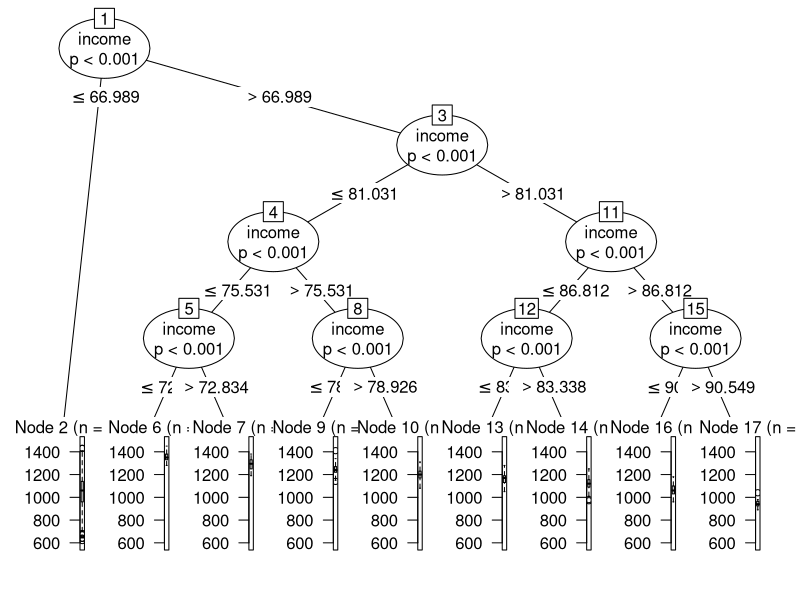
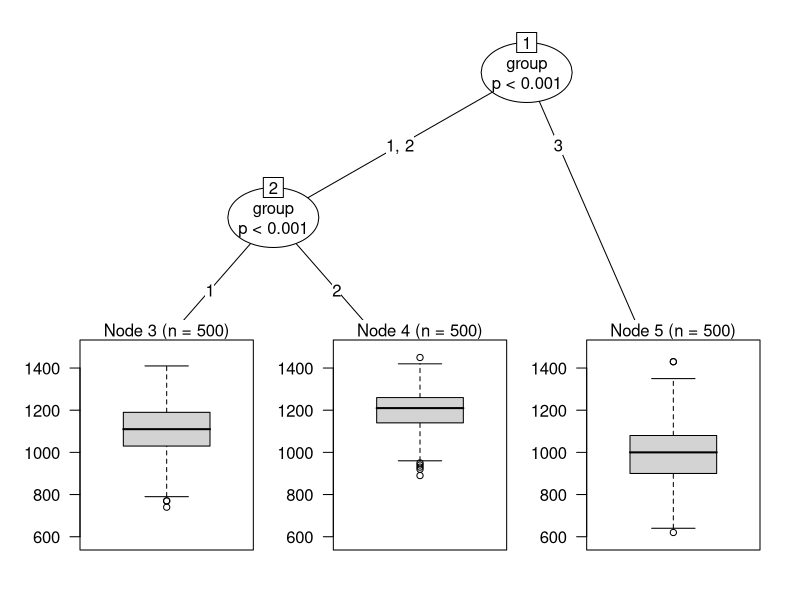
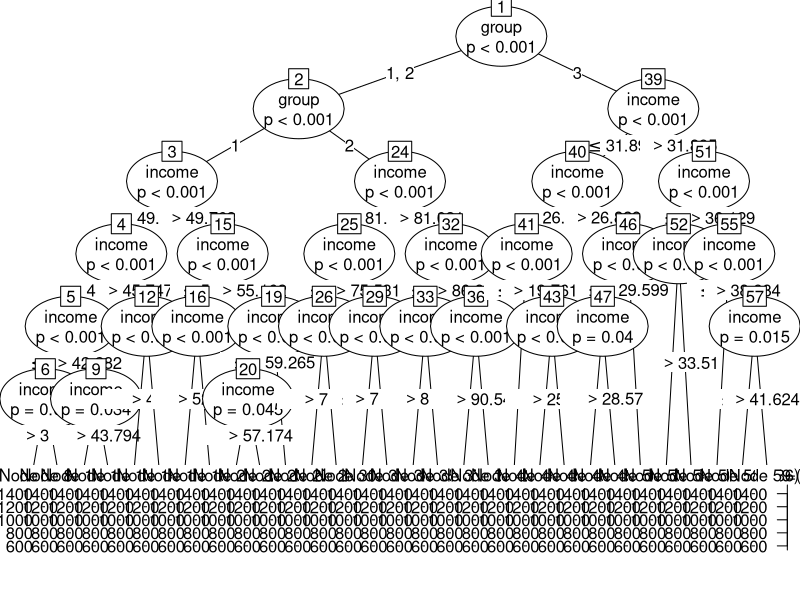
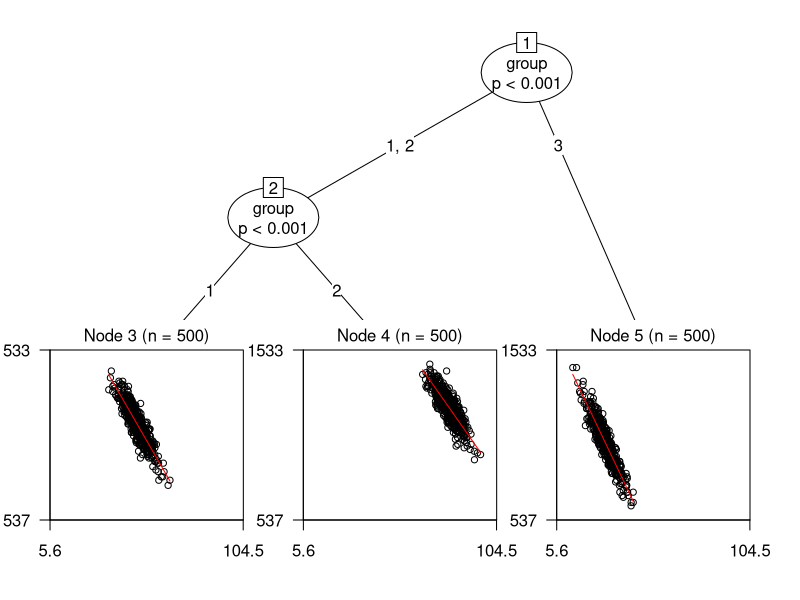
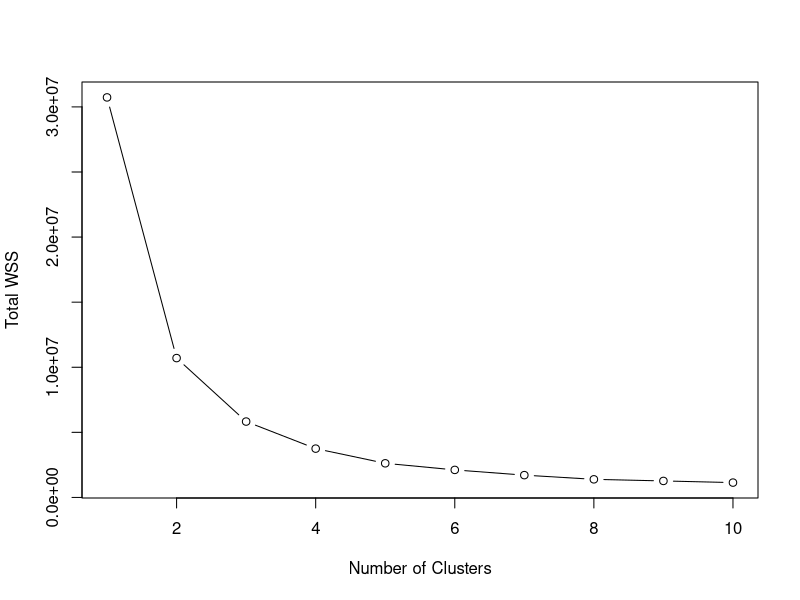
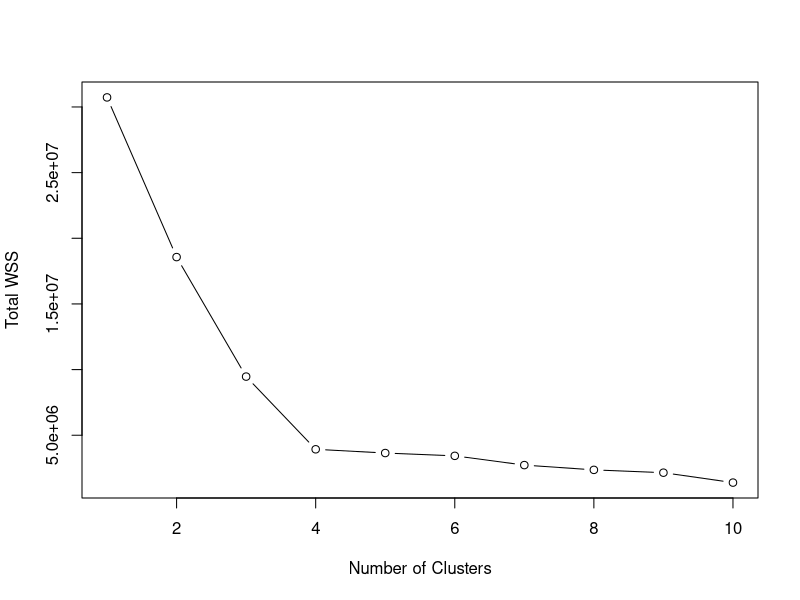
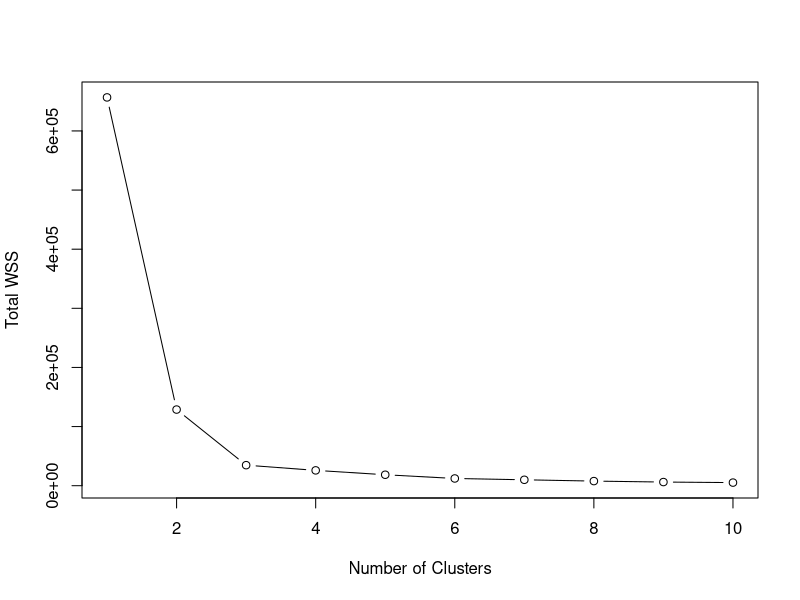
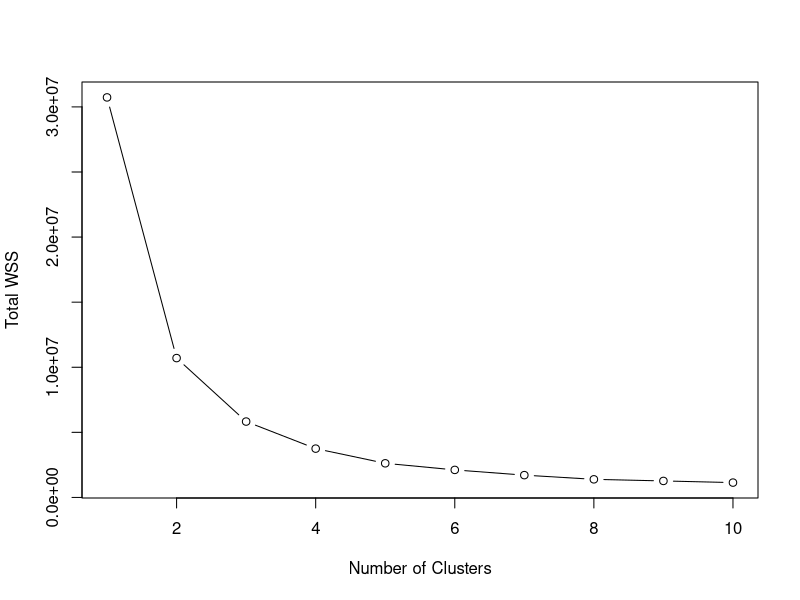

Recreate these plots in R, in order.
# libraries
rm(list=ls())
library(data.table)
library(ggplot2)
library(lmtest)
library(forecast)
library(partykit)

# data generation
n <- 500
set.seed(75080)

z   <- rnorm(n)
w   <- rnorm(n)
x   <- 5*z+50
y   <- -100*z+1100+50*w
y   <- 10*round(y/10)
y   <- ifelse(y<200,200,y)
y   <- ifelse(y>1600,1600,y)
dt1 <- data.table('id'=1:500,'sat'=y,'income'=x,'group'=rep(1,n))

z   <- rnorm(n)
w   <- rnorm(n)
x   <- 5*z+80
y   <- -80*z+1200+50*w
y   <- 10*round(y/10)
y   <- ifelse(y<200,200,y)
y   <- ifelse(y>1600,1600,y)
dt2 <- data.table('id'=501:1000,'sat'=y,'income'=x,'group'=rep(2,n))

z   <- rnorm(n)
w   <- rnorm(n)
x   <- 5*z+30
y   <- -120*z+1000+50*w
y   <- 10*round(y/10)
y   <- ifelse(y<200,200,y)
y   <- ifelse(y>1600,1600,y)
dt3 <- data.table('id'=1001:1500,'sat'=y,'income'=x,'group'=rep(3,n))

dtable <- merge(dt1,dt2,all=TRUE)
dtable <- merge(dtable,dt3,all=TRUE)

# kmeans.wss function
kmeans.wss <- function(data,kmax,seed=75080) {
  wss <- rep(NA,kmax)
  for (i in 1:kmax) { 
    set.seed(seed)
    wss[i] <- kmeans(data,centers=i,nstart=10,iter.max=50)$tot.withinss
  }
  return(wss)
}

# hclust.wss function
hclust.wss <- function(data,kmax) {
  wss <- rep(NA,kmax)
  for (i in 1:kmax) {
    clust <- cutree(hclust(dist(data)),i)
    means <- data[,lapply(.SD,mean),by=clust]
    diffs <- data-means[clust,2:(ncol(data)+1)]
    wss[i]<- sum(diffs^2)
  }
  return(wss)
}

# plot.wss function
plot.wss <- function(wss) {
  plot(1:NROW(wss),wss,type='b',xlab='Number of Clusters',ylab='Total WSS')
}

# eratio.wss function
eratio.wss <- function(wss) {
  n <- NROW(wss)
  dss <- -diff(wss)
  dss <- c(wss[1]/log(n),dss)
  erat <- dss[1:(n-1)]/dss[2:n]
  gss <- log(1+dss/wss)
  grat <- gss[1:(n-1)]/gss[2:n]
  return(c(which.max(erat),which.max(grat)))
}

## Question 2 - pooled & within models
dtable$group <- as.factor(dtable$group)
pooled <- lm(sat~income,data=dtable)           # pooled model
within <- lm(sat~income+group-1,data=dtable)   # within model
model1 <- lm(sat~income,data=dtable[group==1]) # group1 model
model2 <- lm(sat~income,data=dtable[group==1]) # group2 model
model3 <- lm(sat~income,data=dtable[group==1]) # group3 model

summary(model1) # sat = 2095.34 - 19.85*income
summary(model2) # sat = 2505.12 - 16.33*income
summary(model3) # sat = 1722.48 - 24.03*income
summary(pooled) # sat = 950.891 + 2.792*income
summary(within) # sat = 000.000 - 20.17*income + 2111.26*group1 + 2812.18*group2 + 1605.30*group3

## Question 3 - recursive partition
rpart1 <- ctree(sat~income,data=dtable) # recursive partition with income
rpart2 <- ctree(sat~group,data=dtable)  # recursive partition with groups
rpart3 <- ctree(sat~income+group,data=dtable) # with both income & groups

plot(rpart1) # inner nodes = 08 and terminal nodes = 09
plot(rpart2) # inner nodes = 02 and terminal nodes = 03
plot(rpart3) # inner nodes = 29 and terminal nodes = 30

## Question 4 - glmtree model
tree <- glmtree(sat~income|group,data=dtable) # glmtree model
plot(tree) # got same results obtained in fixed effects model

## Question 5 - kmeans without scaling
xtable <- data.table('sat'=dtable$sat,'income'=dtable$income) # extracting sat and income variables
xmeans <- dtable[,lapply(.SD,mean),by=group,.SDcols=2:3] # finding actual centers of both variables

kwss <- kmeans.wss(xtable,kmax=10)
plot.wss(kwss) # Elbow plot of Total WSS
eratio.wss(kwss) # Optimal clusters is 2

kmodel <- kmeans(xtable,centers=2,nstart=10,iter.max=50)
kgroup <- kmodel$cluster
table(kgroup) # Cluster Size
kmodel$centers # Centers for K-means
xmeans # Actual centers of variables
table(kgroup,dtable$group)/500 # rough split: group1 = 60/40, group2 = 90/10, group3 = 25/75

## Question 6 - hierarchical cluster without scaling
hwss <- hclust.wss(xtable,kmax=10)
plot.wss(hwss) # Elbow plot of Total WSS
eratio.wss(hwss) # Optimal Clusters is 4

hmodel <- hclust(dist(xtable))
hgroup <- cutree(hmodel,4)
table(hgroup) # Cluster Size
table(hgroup,dtable$group)/500 # rough split: group1 = 45/35/15/5, group2 = 55/5/40/0, group3 = 20/50/5/25

## Question 7 - new models with clusters as groups
xtable$kgroup <- as.factor(kgroup) # Adding kgroup
xtable$hgroup <- as.factor(hgroup) # Adding hgroup
table(xtable$kgroup,xtable$hgroup) # Two-Way table

pooled_k <- lm(sat~income,data=xtable)          # K-means pooled
within_k <- lm(sat~income+kgroup-1,data=xtable) # K-means within
pooled_h <- lm(sat~income,data=xtable)          # H-clust pooled
within_h <- lm(sat~income+hgroup-1,data=xtable) # H-clust within

summary(pooled_k) # sat = 950.891 + 2.792*income
summary(pooled_h) # sat = 950.891 + 2.792*income
summary(within_k) # sat = 000.000 + 0.735*income + 1155*kgroup1 + 934*kgroup2
summary(within_h) # sat = 000.000 + 0.139*income + 1140*hgroup1 + 997*hgroup2 + 1272*hgroup3 + 826*hgroup4

## Question 8 - kmeans using only income
kwss1 <- kmeans.wss(xtable$income,kmax=10)
plot.wss(kwss1) # Elbow plot of Total WSS
eratio.wss(kwss1) # Optimal clusters is 3

kmodel1 <- kmeans(xtable,centers=3,nstart=10,iter.max=50)
table(kmodel1$cluster) # Cluster Size
kmodel1$centers # Centers for K-means
xmeans # Actual centers for variables
table(kmodel1$cluster,dtable$group)/500 # accuracy: cluster1 = 48%, cluster2 = 71%, cluster3 = 47%

## Question 9 - kmeans with scaling
kwss2 <- kmeans.wss(xtable[,.(sat,income)],kmax=10)
plot.wss(kwss2) # Elbow plot of Total WSS
eratio.wss(kwss2) # Optimal clusters is 3

kmodel2 <- kmeans(scale(xtable[,.(sat,income)]),centers=3,nstart=10,iter.max=50)
table(kmodel2$cluster) # Cluster Size
kmodel2$centers # Centers for K-means
xmeans # Actual centers for variables
table(kmodel2$cluster,dtable$group)/500 # accuracy: cluster1 = 74%, cluster2 = 100%, cluster3 = 66%
